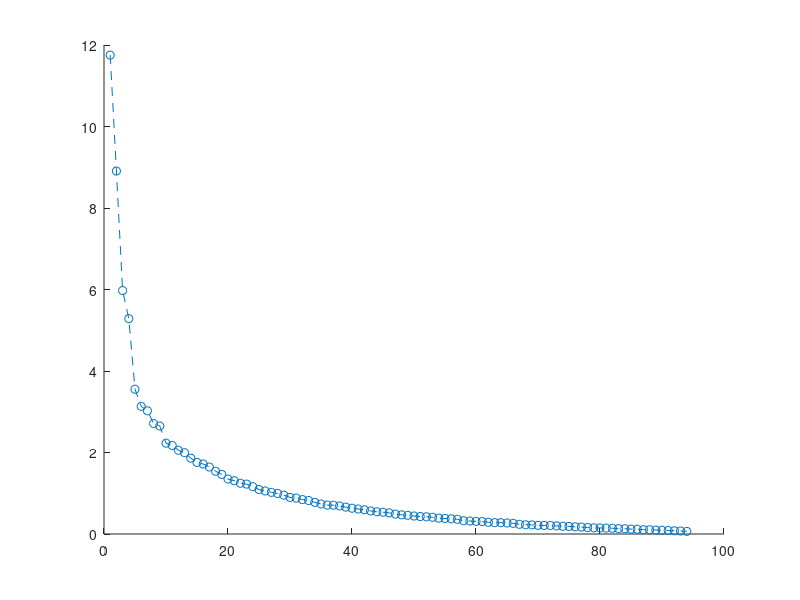
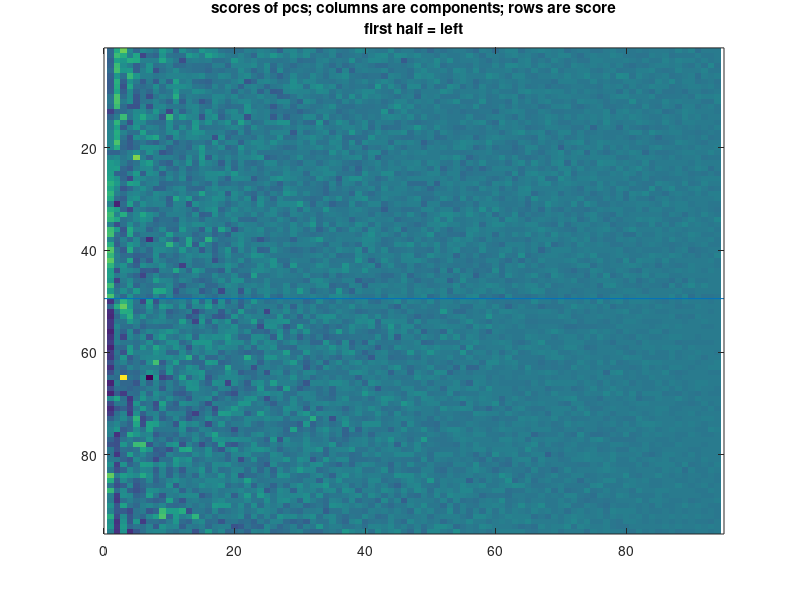

Write the MATLAB code that produced these figures, in order. (Note: this script raises an error after producing the figures.)

% Data from an olfactory-cued experiment, Symanski et al., 2023
% Two olfactory cues - associated with left and right trails on a maze
% Left trials: 49, Right trials, 46
% 26 neurons, Firing rate in 30 time bins [-450:50:1000] ms.
% 0 ms is time of cue

bins = [-450:50:1000];
load ("Example5_olfact_FRdata.mat");
leftTrials_ori = leftTrials;
rightTrials = rightTrials;
%load('cs_FRdata.mat')
leftTrials = cellfun(@(x) x(:), leftTrials,'UniformOutput',false);
rightTrials = cellfun(@(x) x(:), rightTrials,'UniformOutput',false);
L = cat(2,leftTrials{:})';
R = cat(2,rightTrials{:})';
T = [L; R];

[coeff,score,latent,tsqaured,explained,mu] = pca(T);
% Note: we can also use the svd approach

figure; hold on;
plot(explained,'--o')
%sum(explained(1:3))

%%
figure;
imagesc(score); title(sprintf('scores of pcs; columns are components; rows are score\nfirst half = left'));
hold on; l=line([0 95],[49.5 49.5]);
l.Color='r';
l.LineStyle=':'
l.LineWidth=3;
xlabel('principal components'); ylabel('trials');

%% difference in first 2 PCs

figure; 
area(score(:,1)+score(:,2),'linewidth',2)
hold on; 
text(10,-220,'Left Trials','fontsize',24,'color','k');
text(50,180,'Right Trials','fontsize',24,'color','k');
l=line([0 100],[0 0]);
l.Color='k';
l.LineStyle=':'
l.LineWidth=2;
l=line([49 49],get(gca,'ylim'));
l.Color='r';
l.LineStyle=':'
l.LineWidth=3;
xlabel('Trial');
ylabel('Total Score of Components');
title(sprintf('sum of first two components \nseparates types\n'),'fontsize',20);

% PC components over time - try the first 2 PCs/ 3 PCs/ 4 Pcs
Nt = 30;
Nt_all = size(L,2);

figure; hold on
plot(coeff(:,1))
pc1 = reshape(coeff(:,1),26, 30);
figure; hold on
plot(sum(pc1,1));


coefft = coeff';
% projections of PC 
projections = score(:,1:2)*coefft(1:2,:); 

projL = projections(1:49,:);
projR = projections(50:end,:);

figure; hold on
plot(mean(projL,1));
plot(mean(projR,1),'r');

leftp = reshape(mean(projL,1),26, 30);
rightp = reshape(mean(projR,1),26, 30);

bins = [-450:50:1000];
figure; hold on
plot(bins,mean(leftp,1));
plot(bins,mean(rightp,1),'r');






